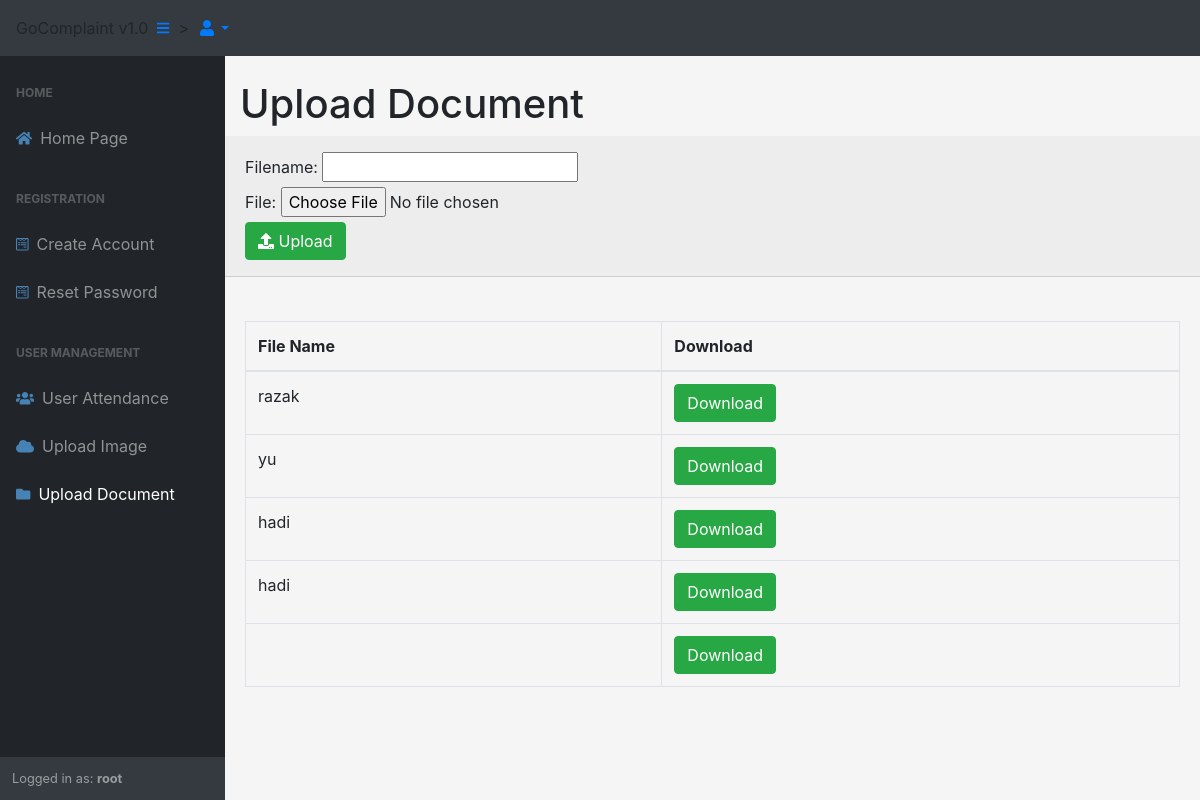
/uploaddoc.php (signed in), run on the app's committed database.
### tables this page shows
CREATE TABLE `tblfiles` (
  `ID` int(11) NOT NULL,
  `FileName` varchar(30) NOT NULL,
  `Location` varchar(90) NOT NULL
);

### uploaddoc.php (the view, shortened to what this page needs)
<?php
include 'header.php';
?>
<!DOCTYPE html>
<html>
<head>
  <link rel="stylesheet" href="https://maxcdn.bootstrapcdn.com/bootstrap/4.0.0/css/bootstrap.min.css">
</head>
<?php
$con = mysqli_connect("localhost","root","","goapps");
?>
<div id="layoutSidenav_content">
                <main>
        <div class="container-fluid">
        <h1 class="mt-4">Upload Document</h1>
        </div>
<div class="card-header py-3">
<form class="form" method="post" action="" enctype="multipart/form-data">
<label>Filename:</label>
<input type="text" name="filename" > <br/>
<div>
<label>File:</label>
<input type="file" name="file"> <br/>
</div>
<button type="submit" name="save" class="btn btn-success"><i class="fa fa-upload fw-fa"></i> Upload</button>
</form>
</div>
<br>
<div class="card-body">
<table id="demo" class="table table-bordered">
<thead>
<tr>
<td><b>File Name</b></td>
<td><b>Download</b></td>
</tr>
</thead>
<tbody>
<?php
$sqli = "SELECT * FROM `tblfiles`";
$res = mysqli_query($con, $sqli);
while ($row = mysqli_fetch_array($res)) {
echo '<tr>';
echo '<td>'.$row['FileName'].'</td>';
echo '<td><a class="btn btn-success" href="'.$row['Location'].'">Download</a></td>';
echo '</tr>';
}
?>
</tbody>
</table>
</div>
</body>
</html>
<?php
include 'footer.php';
?>

### data on the page
tblfiles: FileName "razak"
tblfiles: FileName "yu"
tblfiles: FileName "hadi"
tblfiles: FileName "hadi"

### other printed values
$_SESSION["username"] "root"
